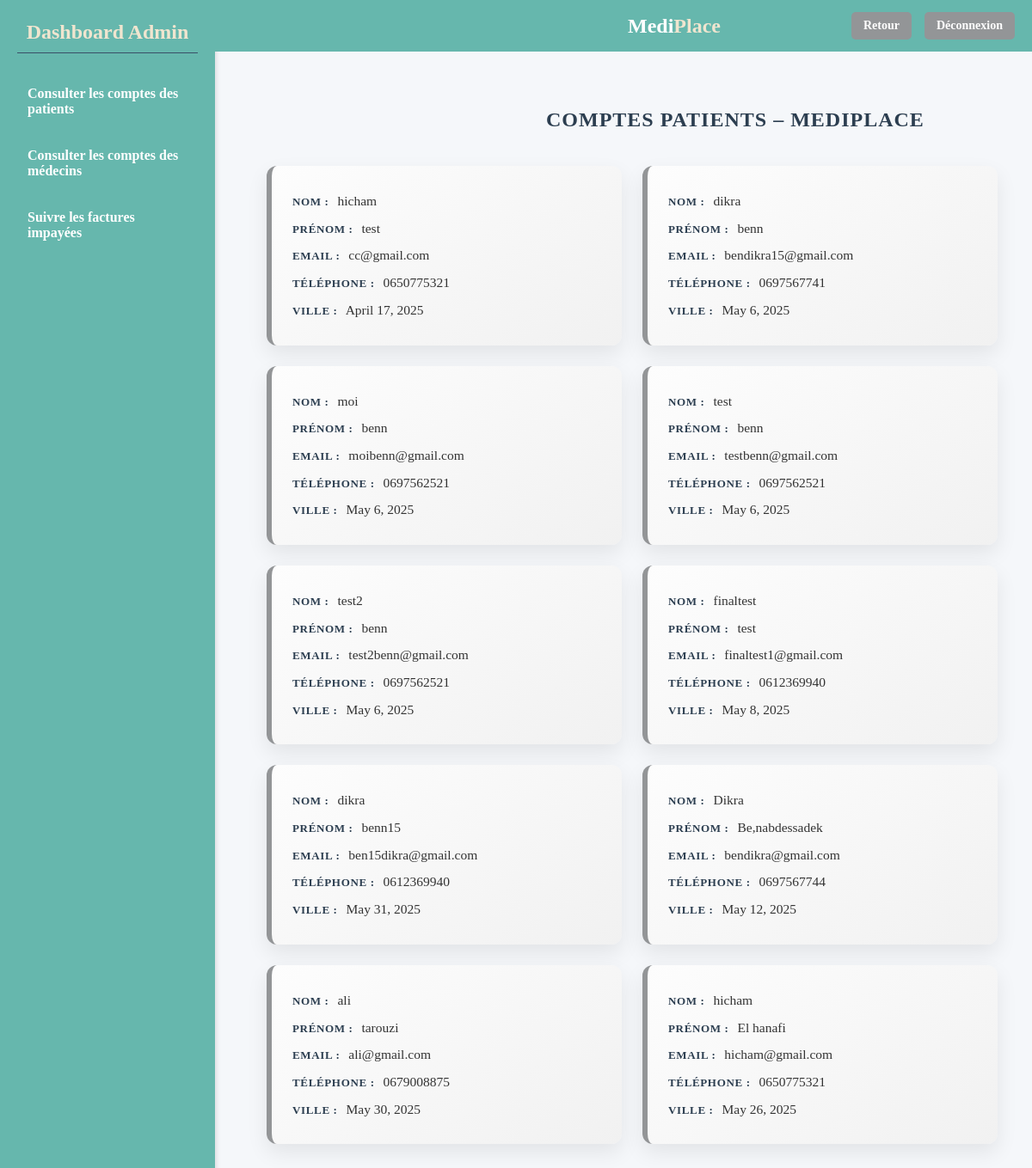
/voirpats/, run on the app's committed database.
### cabinet/models.py (models this page shows, shortened)
class Patient(models.Model):
    nom = models.CharField(max_length=50)
    prenom = models.CharField(max_length=50)
    email = models.EmailField(unique=True)
    numero_telephone = models.CharField(max_length=15)
    date_naissance = models.DateField()
    mot_de_passe = models.CharField(max_length=128)

### cabinet/views.py (the view)
# urls.py: path("voirpats/",views.voircomptepat_admin,name="voircomptepat_admin"),
def voircomptepat_admin(request):
    tab=Patient.objects.all()
    return render(request,'cabinet/voircomptepat_admin.html',{'pat':tab})

### cabinet/templates/cabinet/voircomptepat_admin.html (shortened to what this page needs)
<!DOCTYPE html>
<html lang="fr">
<head>
    {% load static %}
 <link rel="stylesheet" href="{% static 'cabinet/css/voircomptepatient_admin.css' %}"/>
</head>
<body>
<header>
  <div class="logo">
    <span class="medi">Medi</span><span class="place">Place</span>
  </div>
  <div class="header-buttons">
    <a href="{% url 'main_admin' %}" class="nav-btn">Retour</a>
    <a href="{% url 'landing' %}" class="nav-btn">Déconnexion</a>
  </div>
</header>
<div class="sidebar">
  <h2>Dashboard Admin</h2>
  <ul>
    <li><a href="{% url 'voircomptepat_admin' %}" >Consulter les comptes des patients</a></li>
    <li><a href="{% url 'voircomptemed_admin' %}" >Consulter les comptes des médecins</a></li>
    <li><a href="{% url 'voirfact_admin' %}" >Suivre les factures impayées</a></li>
  </ul>
</div>
<div class="main-content">
  <h1 class="page-title">Comptes Patients – MediPlace</h1>
  <div class="patient-grid">
    {% for x in pat %}
      <div class="patient-card">
        <p><span class="label">Nom :</span> {{ x.nom }}</p>
        <p><span class="label">Prénom :</span> {{ x.prenom }}</p>
        <p><span class="label">Email :</span> {{ x.email }}</p>
        <p><span class="label">Téléphone :</span> {{ x.numero_telephone }}</p>
        <p><span class="label">Ville :</span> {{ x.date_naissance }}</p>
      </div>
    {% endfor %}
  </div>
</div>
</body>
</html>

### cabinet/static/cabinet/css/voircomptepatient_admin.css (style rules this page uses)
header { height: 60px; background-color: #66B7AD; display: flex; align-items: center; padding: 0 20px; color: white; position: fixed; top: 0; left: 250px; right: 0; box-shadow: none; border-bottom: none; z-index: 10; }
.logo { font-size: 24px; font-weight: bold; margin-left: 460px; }
.logo .medi { color: white; }
.logo .place { color: #F0E5CF; }
.header-buttons { display: flex; gap: 15px; margin-left: auto; }
.nav-btn { background-color: #939597; color: white; padding: 8px 14px; border-radius: 5px; text-decoration: none; font-weight: bold; font-size: 14px; transition: background-color 0.3s ease; }
.sidebar { position: fixed; top: 0px; left: 0; width: 250px; height: 100%; background-color: #66B7AD; padding: 24px 20px 20px 20px; box-sizing: border-box; color: white; box-shadow: 2px 0 5px rgba(0, 0, 0, 0.1); }
.sidebar h2 { margin-bottom: 30px; font-size: 24px; border-bottom: 1px solid #3A5068; padding-bottom: 10px; text-align: center; color: #F0E5CF; margin-top: 0; }
.sidebar ul { list-style: none; padding-left: 0; }
.sidebar li { margin-bottom: 20px; }
.sidebar li a { color: white; font-weight: bold; text-decoration: none; display: block; padding: 8px 12px; border-radius: 5px; transition: background-color 0.3s ease; }
.main-content { margin-left: 370px; padding: 110px 40px 40px 40px; box-sizing: border-box; min-height: calc(100vh - 60px); background-color: #f5f7fa; }
html, body { margin: 0; padding: 0; background-color: #f5f7fa; height: 100%; }
.patient-grid { display: grid; grid-template-columns: repeat(auto-fit, minmax(280px, 1fr)); gap: 24px; padding: 20px 0; margin-left: -100px; }
.patient-card { background: linear-gradient(145deg, #fdfdfd, #f1f1f1); border-left: 6px solid #939597; border-radius: 12px; padding: 20px 24px; box-shadow: 0 10px 25px rgba(0, 0, 0, 0.08); transition: transform 0.3s ease, box-shadow 0.3s ease; }
.patient-card p { margin: 10px 0; font-size: 15.5px; color: #333; line-height: 1.4; }
.patient-card .label { font-weight: 600; color: #2c3e50; text-transform: uppercase; font-size: 13px; letter-spacing: 0.05em; margin-right: 6px; }
.page-title { text-align: left; margin-bottom: 30px; font-size: 24px; color: #2c3e50; text-transform: uppercase; letter-spacing: 1px; margin-left: 225px; margin-bottom: 20px; }

### data on the page
Patient: nom "hicham", prenom "test", email "cc@gmail.com", numero_telephone "0650775321", date_naissance "April 17, 2025"
Patient: nom "dikra", prenom "benn", email "bendikra15@gmail.com", numero_telephone "0697567741", date_naissance "May 6, 2025"
Patient: nom "moi", prenom "benn", email "moibenn@gmail.com", numero_telephone "0697562521", date_naissance "May 6, 2025"
Patient: nom "test", prenom "benn", email "testbenn@gmail.com", numero_telephone "0697562521", date_naissance "May 6, 2025"
Patient: nom "test2", prenom "benn", email "test2benn@gmail.com", numero_telephone "0697562521", date_naissance "May 6, 2025"
Patient: nom "finaltest", prenom "test", email "finaltest1@gmail.com", numero_telephone "0612369940", date_naissance "May 8, 2025"
Patient: nom "dikra", prenom "benn15", email "ben15dikra@gmail.com", numero_telephone "0612369940", date_naissance "May 31, 2025"
Patient: nom "Dikra", prenom "Be,nabdessadek", email "bendikra@gmail.com", numero_telephone "0697567744", date_naissance "May 12, 2025"
Patient: nom "ali", prenom "tarouzi", email "ali@gmail.com", numero_telephone "0679008875", date_naissance "May 30, 2025"
Patient: nom "hicham", prenom "El hanafi", email "hicham@gmail.com", numero_telephone "0650775321", date_naissance "May 26, 2025"
